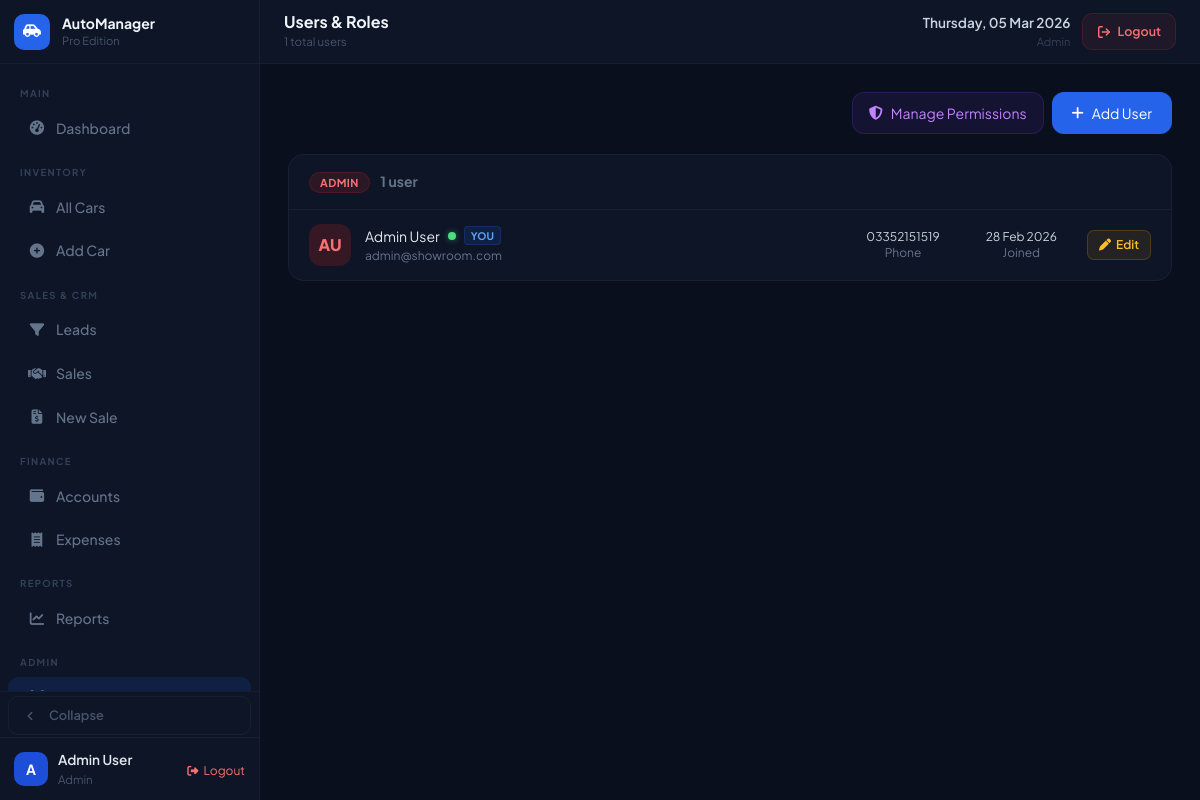
The app's page /modules/users/index.php (signed in) with its own data.
### tables this page shows
CREATE TABLE `users` (
  `id` int(11) NOT NULL,
  `role_id` int(11) NOT NULL,
  `full_name` varchar(100) NOT NULL,
  `email` varchar(100) NOT NULL,
  `phone` varchar(20) DEFAULT NULL,
  `password` varchar(255) NOT NULL,
  `commission_type` enum('percentage','fixed') DEFAULT 'percentage',
  `commission_value` decimal(10,2) DEFAULT 0.00,
  `status` enum('active','inactive') DEFAULT 'active',
  `last_login` timestamp NULL DEFAULT NULL,
  `created_at` timestamp NOT NULL DEFAULT current_timestamp()
);

### core/Database.php (called while the page is built, shortened)
<?php
class Database {
    private static $instance = null;
    private $conn;
    private function __construct() {
        $this->conn = new mysqli(DB_HOST, DB_USER, DB_PASS, DB_NAME);
        $this->conn->set_charset("utf8mb4");
    }
    public static function getInstance() {
        if (self::$instance === null) {
            self::$instance = new Database();
        }
        return self::$instance;
    }
    public function fetchAll($sql, $params = [], $types = '') {
        $stmt = $this->prepare($sql, $params, $types);
        $stmt->execute();
        $stmt->store_result();
        $meta    = $stmt->result_metadata();
        $fields  = [];
        $row     = [];
        $results = [];
        while ($field = $meta->fetch_field()) {
            $fields[] = &$row[$field->name];
        }
        call_user_func_array([$stmt, 'bind_result'], $fields);
        while ($stmt->fetch()) {
            $results[] = array_map(fn($v) => $v, $row);
        }
        return $results;
    }
    private function prepare($sql, $params, $types) {
        $stmt = $this->conn->prepare($sql);
        return $stmt;
    }
}

### core/Auth.php (called while the page is built, shortened)
<?php
class Auth {
    public static function id() {
        return $_SESSION['user_id'] ?? null;
    }
}

### modules/users/index.php (the view, shortened to what this page needs)
<?php
require_once '../../config/database.php';
require_once '../../core/Database.php';
require_once '../../core/Auth.php';
$db = Database::getInstance();
$users = $db->fetchAll(
    "SELECT u.*, r.name as role_name
     FROM users u
     JOIN roles r ON u.role_id = r.id
     WHERE u.status != 'inactive'
     ORDER BY r.name ASC, u.full_name ASC"
);
?>
<!DOCTYPE html>
<html lang="en">
<head>
    <script src="https://cdn.tailwindcss.com"></script>
    <link rel="stylesheet" href="/car-showroom/public/css/fa/all.min.css">
</head>
<body>
<?php require_once '../../views/layouts/sidebar.php'; ?>
<div class="main">
<?php require_once '../../views/layouts/topbar.php'; ?>
<div class="content-area">
    <div class="flex items-center justify-between mb-5">
        <div class="flex gap-2">
            <a href="/car-showroom/modules/settings/permissions.php"
               class="px-4 py-2.5 rounded-xl text-sm font-700 text-purple-400 transition-all flex items-center gap-2"
               style="background:rgba(124,58,237,0.1);border:1px solid rgba(124,58,237,0.2)">
                <i class="fas fa-shield-halved"></i> Manage Permissions
            </a>
            <a href="/car-showroom/modules/users/add.php"
               class="px-5 py-2.5 rounded-xl text-sm font-700 bg-blue-600 hover:bg-blue-700 text-white transition-all flex items-center gap-2">
                <i class="fas fa-plus"></i> Add User
            </a>
        </div>
    </div>
    <?php
    $grouped = [];
    foreach ($users as $u) {
        $grouped[$u['role_name']][] = $u;
    }
    $avatarColors = [
        'Admin'       => ['bg'=>'rgba(220,38,38,0.2)',  'color'=>'#f87171'],
        'Manager'     => ['bg'=>'rgba(37,99,235,0.2)',  'color'=>'#60a5fa'],
        'Salesperson' => ['bg'=>'rgba(22,163,74,0.2)',  'color'=>'#4ade80'],
        'Accountant'  => ['bg'=>'rgba(124,58,237,0.2)', 'color'=>'#a78bfa'],
    ];
    foreach ($grouped as $roleName => $roleUsers):
        $ac = $avatarColors[$roleName] ?? ['bg'=>'rgba(100,116,139,0.2)','color'=>'#94a3b8'];
    ?>
    <div class="section-card mb-5">
        <div class="section-header">
            <span class="section-title">
                <span class="role-badge role-<?= $roleName ?> mr-2"><?= $roleName ?></span>
                <span class="text-slate-500 font-400 text-sm">
                    <?= count($roleUsers) ?> user<?= count($roleUsers) !== 1 ? 's' : '' ?>
                </span>
            </span>
        </div>
        <?php foreach ($roleUsers as $u):
            $initials = strtoupper(implode('', array_map(
                fn($w) => $w[0],
                array_slice(explode(' ', $u['full_name']), 0, 2)
            )));
        ?>
        <div class="user-card">
            <div class="avatar" style="background:<?= $ac['bg'] ?>;color:<?= $ac['color'] ?>">
                <?= $initials ?>
            </div>
            <div class="flex-1 min-w-0">
                <div class="flex items-center gap-2">
                    <span class="text-slate-200 font-700 text-sm">
                        <?= htmlspecialchars($u['full_name']) ?>
                    </span>
                    <div class="status-dot <?= $u['status'] ?>"></div>
                    <?php if ($u['id'] === Auth::id()): ?>
                    <span style="font-size:0.65rem;font-weight:700;padding:1px 6px;border-radius:4px;
                                 background:rgba(37,99,235,0.15);color:#60a5fa;border:1px solid rgba(37,99,235,0.2)">
                        YOU
                    </span>
                    <?php endif; ?>
                </div>
                <div class="text-slate-500 text-xs mt-0.5"><?= htmlspecialchars($u['email']) ?></div>
            </div>
            <div class="hidden sm:block text-slate-500 text-xs text-center mx-4">
                <div class="text-slate-300 font-600"><?= htmlspecialchars($u['phone'] ?? '—') ?></div>
                <div>Phone</div>
            </div>
            <div class="hidden sm:block text-slate-500 text-xs text-center mx-4">
                <div class="text-slate-300 font-600">
                    <?= date('d M Y', strtotime($u['created_at'])) ?>
                </div>
                <div>Joined</div>
            </div>
            <div class="flex items-center gap-2">
                <a href="/car-showroom/modules/users/edit.php?id=<?= $u['id'] ?>"
                   class="action-btn btn-edit">
                    <i class="fas fa-pen"></i> Edit
                </a>
            </div>
        </div>
        <?php endforeach; ?>
    </div>
    <?php endforeach; ?>
</div>
</div>
</body>
</html>

### records on screen
users: full_name "AU", full_name "Admin User", shows "YOU", email "admin@showroom.com", phone "03352151519", created_at "28 Feb 2026"

### other values on screen
substr($_SESSION['user_name'] ?? 'U', 0, 1) "A"
$_SESSION['user_name'] "Admin User"
$_SESSION['user_role'] "Admin"
$pageTitle "Users & Roles"
$pageSub "1 total users"
$roleName "ADMIN"
count($roleUsers) "1"
